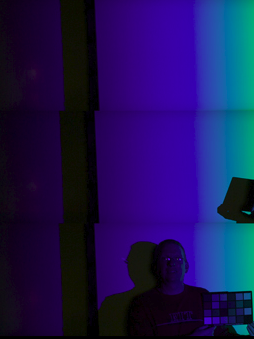
#> input picture 2_5_1/Lab2_5-1_11.png, 254 x 339 px, found by its file name; its folder holds 4 pictures in this run
$ python 2_5_1.py
#> lines starting #> are read from the running program, lines starting #| are printed output that depends on the picture
import numpy as np
from skimage import io, img_as_float
import matplotlib.pyplot as plt
from os import listdir

def srgb_to_xyz(srgb):
    srgb = np.clip(srgb, 0, 1)
    a = 0.055
    threshold = 0.04045
    linear_rgb = np.where(srgb <= threshold, srgb / 12.92, ((srgb + a) / (1 + a)) ** 2.4)

    M_sRGB_to_XYZ = np.array([
        [0.4124, 0.3576, 0.1805],
        [0.2126, 0.7152, 0.0722],
        [0.0193, 0.1192, 0.9505]
    ])
    xyz = np.dot(linear_rgb, M_sRGB_to_XYZ.T)
    return xyz

def xyz_to_srgb(xyz):
    # Matrix to convert XYZ to linear RGB
    M_XYZ_to_sRGB = np.array([
        [ 3.2410, -1.5374, -0.4986],
        [-0.9692,  1.8760,  0.0416],
        [ 0.0556, -0.2040,  1.0570]
    ])
    # Convert XYZ to linear RGB
    linear_rgb = np.dot(xyz, M_XYZ_to_sRGB.T)

    # Apply the gamma correction to convert linear RGB to sRGB
    a = 0.055
    threshold = 0.0031308
    srgb = np.where(linear_rgb <= threshold, 12.92 * linear_rgb, (1 + a) * (linear_rgb ** (1 / 2.4)) - a)

    # Ensure sRGB values are in the range [0, 1]
    srgb = np.clip(srgb, 0, 1)

    return srgb

# D65 white point
D65_XYZ = np.array([95.047, 100.00, 108.883])/100

def von_kries_transform(source_white, target_white):
    cone_response_matrix = np.array([
        [0.40024, 0.7076, -0.08081],   # L cone response
        [-0.2263, 1.16532, 0.0457],    # M cone response
        [0, 0, 0.91822]                # S cone response
    ])

    inv_cone_response_matrix = np.linalg.inv(cone_response_matrix)
    source_cones = np.dot(cone_response_matrix, source_white)
    target_cones = np.dot(cone_response_matrix, target_white)
    scaling_factors = target_cones / source_cones
    scaling_matrix = np.diag(scaling_factors)
    transformation_matrix = np.dot(np.dot(inv_cone_response_matrix, scaling_matrix), cone_response_matrix)
    return transformation_matrix


def cat02_transform(source_white, target_white):
    cat02_matrix = np.array([
        [ 0.7328,  0.4296, -0.1624],
        [-0.7036,  1.6975,  0.0061],
        [ 0.0030,  0.0136,  0.9834]
    ])
    inv_cat02_matrix = np.linalg.inv(cat02_matrix)
    source_cones = np.dot(cat02_matrix, source_white)
    target_cones = np.dot(cat02_matrix, target_white)
    scaling_factors = target_cones / source_cones
    scaling_matrix = np.diag(scaling_factors)
    transformation_matrix = np.dot(np.dot(inv_cat02_matrix, scaling_matrix), cat02_matrix)
    return transformation_matrix


def method_1_white_point(image):
    xyz_to_lms_matrix = np.array([
        [ 0.4002, 0.7075, -0.0808],
        [-0.2263, 1.1653,  0.0457],
        [ 0.0000, 0.0000,  0.9182]
    ])
    image_xyz = srgb_to_xyz(image)
    image_lms = np.dot(image_xyz, xyz_to_lms_matrix.T)
    L, M, S = image_lms[:, :, 0], image_lms[:, :, 1], image_lms[:, :, 2]
    achromatic_channel = 2 * L + M + (1 / 20) * S
    brightest_index = np.unravel_index(np.argmax(achromatic_channel, axis=None), achromatic_channel.shape)
    brightest_xyz = image_xyz[brightest_index]
    return brightest_xyz

def method_2_white_point(white_pixel):
    return srgb_to_xyz(white_pixel.reshape(1, 1, 3)).reshape(3)
    # return rgb2xyz(white_pixel.reshape(1, 1, 3)).reshape(3)

def method_3_white_point(image):
    avg_rgb = np.mean(image, axis=(0, 1))
    avg_xyz = srgb_to_xyz(avg_rgb.reshape(1, 1, 3)).reshape(3)
    x, y = avg_xyz[0] / np.sum(avg_xyz), avg_xyz[1] / np.sum(avg_xyz)
    return np.array([x / y, 1, (1 - x - y) / y])
    # return np.array([x / y * 100, 100, (1 - x - y) / y * 100])

def apply_white_balance(image, method, white_point=None):
    if method == 1:
        wp_source = method_1_white_point(image)
    elif method == 2 and white_point is not None:
        wp_source = method_2_white_point(white_point)
    elif method == 3:
        wp_source = method_3_white_point(image)
    else:
        raise ValueError("Invalid method or missing white point for method 2")

    return wp_source

# Chromatic adaptation
def adapt_image(image, transform):
    xyz_img = srgb_to_xyz(image)
    adapted_img = np.dot(xyz_img.reshape(-1, 3), transform.T).reshape(xyz_img.shape)
    adapted_img = np.clip(adapted_img, 0, None)  # Ensure no negative values
    return xyz_to_srgb(adapted_img)

def white_balance(image, method, transform_method, white_pixel=None):
    wp_source = apply_white_balance(image, method, white_pixel)
    if transform_method == "von_kries":
        transform = von_kries_transform(wp_source, D65_XYZ)
    elif transform_method == "cat02":
        transform = cat02_transform(wp_source, D65_XYZ)
    else:
        raise ValueError("Invalid transform method")
    return adapt_image(image, transform)


def display_images(axs, row_idx, original_image, method_1_vk, method_1_cat02, method_2_vk, method_2_cat02, method_3_vk, method_3_cat02):

    titles = ['Original', 'Method 1 VK', 'Method 1 CAT02', 'Method 2 VK', 'Method 2 CAT02', 'Method 3 VK', 'Method 3 CAT02']
    images = [original_image, method_1_vk, method_1_cat02, method_2_vk, method_2_cat02, method_3_vk, method_3_cat02]

    # for ax, img, title in zip(axs, images, titles):
    for col, (img, title) in enumerate(zip(images, titles)):
        axs[row_idx, col].imshow(img)
        if row_idx == 0:
            axs[row_idx, col].set_title(title)
        axs[row_idx, col].axis('off')


folder_dir = "2_5_1/"
image_paths = []
for image in listdir(folder_dir):
    if (image.startswith('Lab2_')):
        image_paths.append(folder_dir+image)
#> pass 2 of the loop `for image in listdir(folder_dir):`:

n_image = len(image_paths)
white_point_list = [[182,193,176], [253,172,78], [190,192,176], [234, 224, 48],
                    [93,226,0], [247,111,0], [64,0,191], [240,143,92], [47,165,175]]
fig, axs = plt.subplots(n_image, 7, figsize=(20, 10 * n_image))
for row_idx, (path, white_point) in enumerate(zip(image_paths, white_point_list)):
    image = img_as_float(io.imread(path))
    image = image[:,:,:3]
#> image: shape (339, 254, 3) float64
    print(path, image.shape)
#| 2_5_1/Lab2_5-1_11.png (339, 254, 3)
    white_point = np.array(white_point)/255
    method1_vk = white_balance(image, 1, "von_kries")
#> in srgb_to_xyz, `xyz = np.dot(linear_rgb, M_sRGB_to_XYZ.T)`:
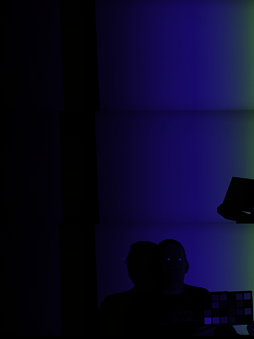
#> xyz: shape (339, 254, 3) float64; mean of channels 0, 1, 2 0.0441, 0.035, 0.148; drawn as R, G, B
#> in method_1_white_point, `L, M, S = image_lms[:, :, 0], image_lms[:, :, 1], image_lms[:, :, 2]`:
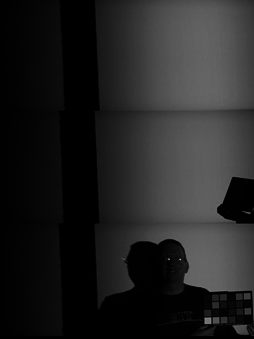
#> S: shape (339, 254) float64; min 0, max 0.748, mean 0.136
#> in method_1_white_point, `achromatic_channel = 2 * L + M + (1 / 20) * S`:
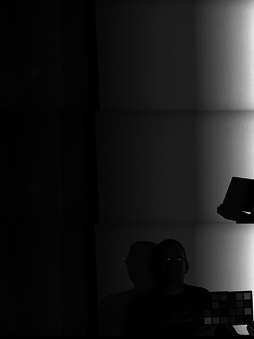
#> achromatic_channel: shape (339, 254) float64; min 0, max 1.03, mean 0.105; drawn with min black and max white
#> in method_1_white_point, `brightest_index = np.unravel_index(np.argmax(achromatic_channel, axis=..`: brightest_index = (299, 253)
#> in method_1_white_point, `brightest_xyz = image_xyz[brightest_index]`: brightest_xyz = [0.214, 0.36, 0.28]
#> in von_kries_transform, `source_cones = np.dot(cone_response_matrix, source_white)`: source_cones = [0.317, 0.384, 0.257]
#> in von_kries_transform, `scaling_factors = target_cones / source_cones`: scaling_factors = [3.15, 2.61, 3.89]
#> in von_kries_transform, `scaling_matrix = np.diag(scaling_factors)`: scaling_matrix = [[3.15, 0, 0], [0, 2.61, 0], [0, 0, 3.89]]
#> in von_kries_transform, `transformation_matrix = np.dot(np.dot(inv_cone_response_matrix, scalin..`: transformation_matrix = [[3.01, 0.715, 0.177], [0.0786, 2.75, -0.0159], [0, 0, 3.89]]
#> in white_balance, `transform = von_kries_transform(wp_source, D65_XYZ)`: transform has the same summary as transformation_matrix in von_kries_transform
    method1_cat = white_balance(image, 1, "cat02")
#> in cat02_transform, `source_cones = np.dot(cat02_matrix, source_white)`: source_cones = [0.266, 0.462, 0.281]
#> in cat02_transform, `scaling_factors = target_cones / source_cones`: scaling_factors = [3.57, 2.24, 3.87]
#> in cat02_transform, `scaling_matrix = np.diag(scaling_factors)`: scaling_matrix = [[3.57, 0, 0], [0, 2.24, 0], [0, 0, 3.87]]
#> in cat02_transform, `transformation_matrix = np.dot(np.dot(inv_cat02_matrix, scaling_matrix..`: transformation_matrix = [[3.31, 0.631, 0.0556], [0.444, 2.5, 0.0172], [-0.00443, 0.017, 3.87]]
    method2_vk = white_balance(image, 2, "von_kries", white_point)
#> in xyz_to_srgb (call 3), `srgb = np.clip(srgb, 0, 1)`:
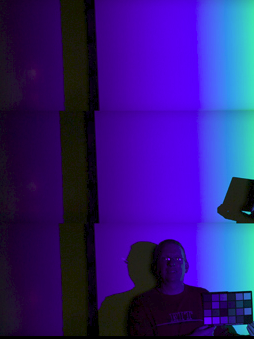
#> srgb: shape (339, 254, 3) float64; mean of channels 0, 1, 2 0.198, 0.111, 0.484; drawn as R, G, B
    method2_cat = white_balance(image, 2, "cat02", white_point)
    method3_vk = white_balance(image, 3, "von_kries")
#> in method_3_white_point, `avg_rgb = np.mean(image, axis=(0, 1))`: avg_rgb = [0.11, 0.0835, 0.33]
#> in method_3_white_point, `avg_xyz = srgb_to_xyz(avg_rgb.reshape(1, 1, 3)).reshape(3)`: avg_xyz = [0.0236, 0.0144, 0.086]
#> in method_3_white_point, `x, y = avg_xyz[0] / np.sum(avg_xyz), avg_xyz[1] / np.sum(avg_xyz)`: x = 0.191; y = 0.116
#> in xyz_to_srgb (call 5), `srgb = np.clip(srgb, 0, 1)`:
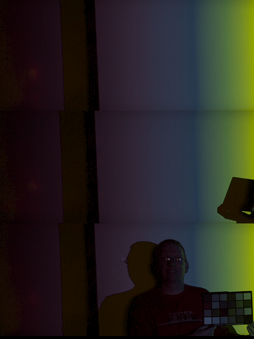
#> srgb: shape (339, 254, 3) float64; mean of channels 0, 1, 2 0.154, 0.143, 0.125; drawn as R, G, B
    method3_cat = white_balance(image, 3, "cat02")
#> in xyz_to_srgb (call 6), `linear_rgb = np.dot(xyz, M_XYZ_to_sRGB.T)`:
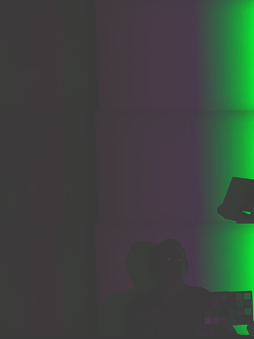
#> linear_rgb: shape (339, 254, 3) float64; mean of channels 0, 1, 2 0.00933, 0.0537, 0.0212; drawn with min black and max white
#> in xyz_to_srgb (call 6), `srgb = np.clip(srgb, 0, 1)`:
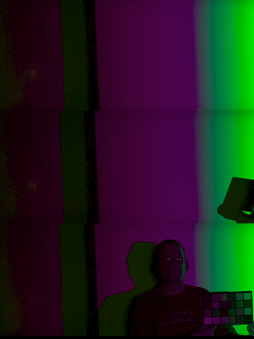
#> srgb: shape (339, 254, 3) float64; mean of channels 0, 1, 2 0.127, 0.119, 0.119; drawn as R, G, B
    display_images(axs, row_idx, image, method1_vk, method1_cat, method2_vk, method2_cat, method3_vk, method3_cat)
#> the loop in display_images, `for col, (img, title) in enumerate(zip(images, titles)):` made 7 passes
#> title on passes 1 to 7: 'Original', 'Method 1 VK', 'Method 1 CAT02', 'Method 2 VK', 'Method 2 CAT02', 'Method 3 VK', 'Method 3 CAT02'
#> pass 2 of the loop `for row_idx, (path, white_point) in enumerate(zip(image_paths, white_p..`:
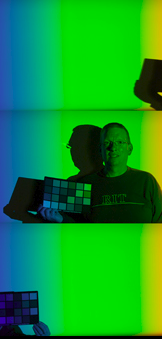
#> input picture 2_5_1/Lab2_5-1_12.png, 162 x 339 px, found by its file name
#| 2_5_1/Lab2_5-1_12.png (339, 162, 3)
#> xyz: shape (339, 162, 3) float64
#> image_lms: shape (339, 162, 3) float64
#> L: shape (339, 162) float64
#> M: shape (339, 162) float64
#> S: shape (339, 162) float64
#> in method_1_white_point (call 3), `achromatic_channel = 2 * L + M + (1 / 20) * S`:
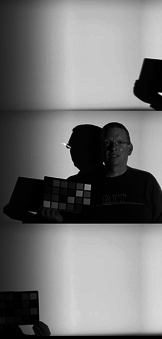
#> achromatic_channel: shape (339, 162) float64; min 0, max 1.95, mean 0.89; drawn with min black and max white
#> brightest_index = (144, 65)
#> brightest_xyz = [0.342, 0.684, 0.114]
#> in xyz_to_srgb (call 7), `srgb = np.where(linear_rgb <= threshold, 12.92 * linear_rgb, (1 + a) *..`:
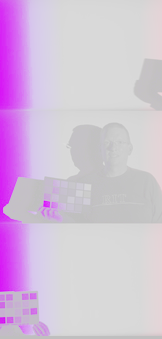
#> srgb: shape (339, 162, 3) float64; mean of channels 0, 1, 2 0.719, -0.00119, 0.924; drawn with min black and max white
#> the loop in display_images (call 2), `for col, (img, title) in enumerate(zip(images, titles)):` made 7 passes
plt.show()
